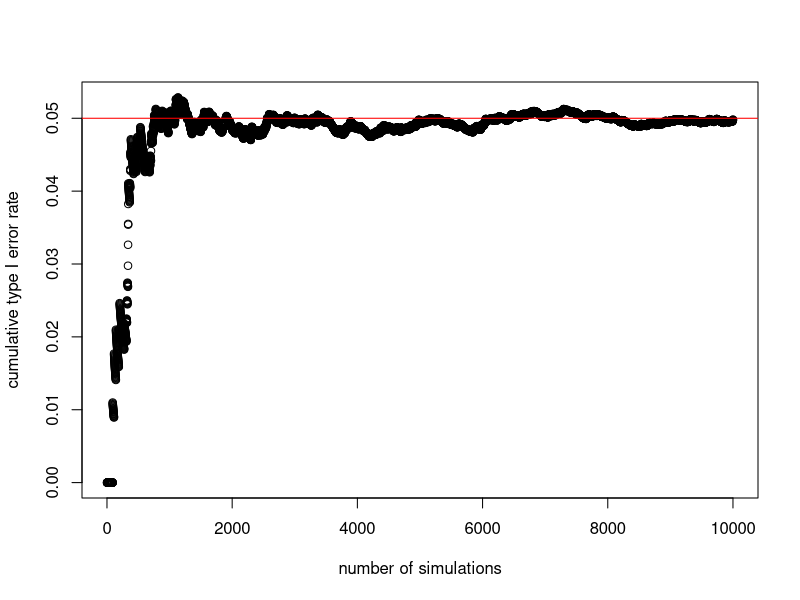
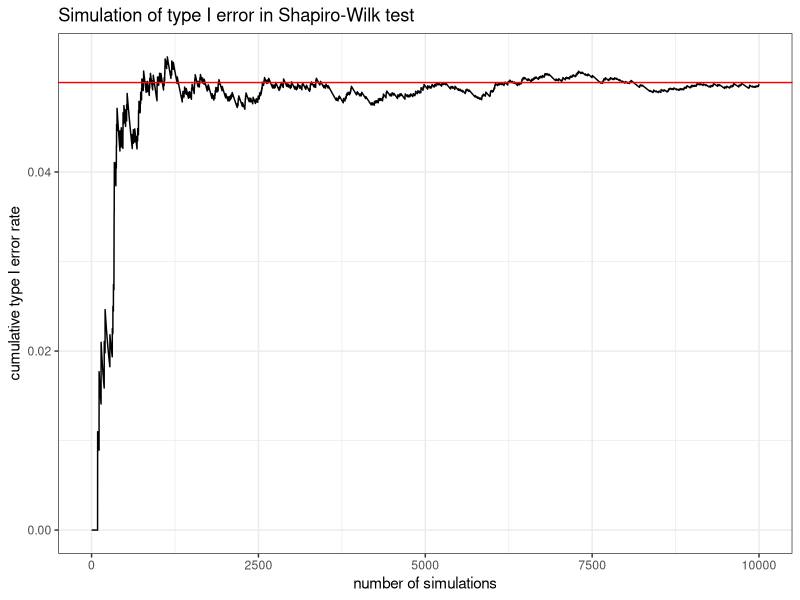

Reproduce these figures in R, in order.
# http://heuristicandrew.blogspot.com/2014/02/type-i-error-rates-in-test-of-normality.html
# Rblogger 2/27/2014

# First, we run a simulation in R. 

# type I error
alpha <- 0.05

# number of simulations
n.simulations <- 10000

# number of observations in each simulation 
n.obs <- 100

# a vector of test results
type.one.error <- replicate(n.simulations, 
                                shapiro.test(rnorm(n.obs))$p.value)<alpha

# type I error for the whole simulation
mean(type.one.error)

# Store cumulative results in data frame for plotting 
sim <- data.frame(
                      n.simulations = 1:n.simulations,
                          type.one.error.rate = cumsum(type.one.error) / 
                              seq_along(type.one.error))

# plot type I error as function of the number of simulations 
plot(sim, xlab="number of simulations", 
         ylab="cumulative type I error rate")

# a line for the true error rate
abline(h=alpha, col="red")

# alternative plot using ggplot2
require(ggplot2)
ggplot(sim, aes(x=n.simulations, y=type.one.error.rate)) + 
    geom_line() + xlab('number of simulations') + 
    ylab('cumulative type I error rate') + 
    ggtitle('Simulation of type I error in Shapiro-Wilk test') + 
    geom_abline(intercept = 0.05, slope=0, col='red') + 
    theme_bw()


